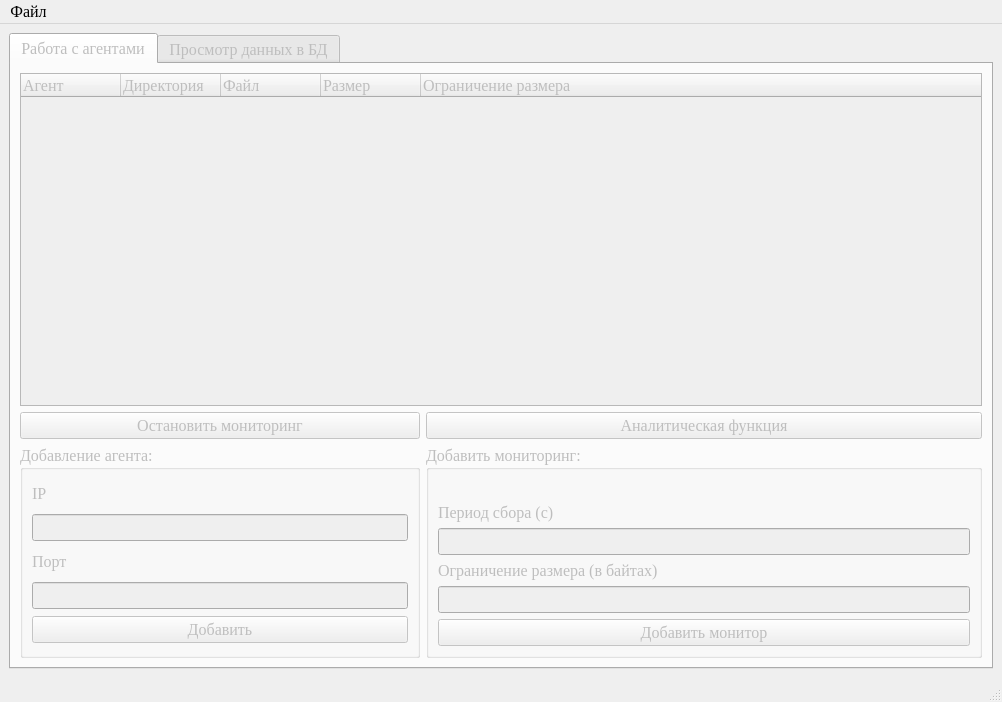
<?xml version="1.0" encoding="UTF-8"?>
<ui version="4.0">
 <class>MainWindow</class>
 <widget class="QMainWindow" name="MainWindow">
  <property name="geometry">
   <rect>
    <x>0</x>
    <y>0</y>
    <width>1002</width>
    <height>702</height>
   </rect>
  </property>
  <property name="font">
   <font>
    <family>Times New Roman</family>
    <pointsize>12</pointsize>
   </font>
  </property>
  <property name="windowTitle">
   <string>MainWindow</string>
  </property>
  <widget class="QWidget" name="centralwidget">
   <layout class="QGridLayout" name="gridLayout">
    <item row="0" column="0">
     <widget class="QTabWidget" name="tabWidget">
      <property name="enabled">
       <bool>false</bool>
      </property>
      <property name="currentIndex">
       <number>0</number>
      </property>
      <widget class="QWidget" name="tab">
       <attribute name="title">
        <string>Работа с агентами</string>
       </attribute>
       <layout class="QGridLayout" name="gridLayout_2">
        <item row="2" column="1">
         <widget class="QGroupBox" name="groupBox_2">
          <property name="maximumSize">
           <size>
            <width>16777215</width>
            <height>16777215</height>
           </size>
          </property>
          <property name="title">
           <string>Добавить мониторинг:</string>
          </property>
          <layout class="QVBoxLayout" name="verticalLayout_2">
           <item>
            <widget class="QLabel" name="label_5">
             <property name="text">
              <string/>
             </property>
            </widget>
           </item>
           <item>
            <widget class="QLabel" name="label_3">
             <property name="maximumSize">
              <size>
               <width>16777215</width>
               <height>27</height>
              </size>
             </property>
             <property name="text">
              <string>Период сбора (c)</string>
             </property>
            </widget>
           </item>
           <item>
            <widget class="QLineEdit" name="lineEdit_3"/>
           </item>
           <item>
            <widget class="QLabel" name="label_4">
             <property name="text">
              <string>Ограничение размера (в байтах)</string>
             </property>
            </widget>
           </item>
           <item>
            <widget class="QLineEdit" name="lineEdit_4"/>
           </item>
           <item>
            <widget class="QPushButton" name="pushButton_2">
             <property name="text">
              <string>Добавить монитор</string>
             </property>
            </widget>
           </item>
          </layout>
         </widget>
        </item>
        <item row="0" column="0" colspan="2">
         <widget class="QTreeWidget" name="treeWidget">
          <property name="editTriggers">
           <set>QAbstractItemView::NoEditTriggers</set>
          </property>
          <column>
           <property name="text">
            <string>Агент</string>
           </property>
          </column>
          <column>
           <property name="text">
            <string>Директория</string>
           </property>
          </column>
          <column>
           <property name="text">
            <string>Файл</string>
           </property>
          </column>
          <column>
           <property name="text">
            <string>Размер</string>
           </property>
          </column>
          <column>
           <property name="text">
            <string>Ограничение размера</string>
           </property>
          </column>
         </widget>
        </item>
        <item row="2" column="0">
         <widget class="QGroupBox" name="groupBox">
          <property name="maximumSize">
           <size>
            <width>400</width>
            <height>16777215</height>
           </size>
          </property>
          <property name="title">
           <string>Добавление агента:</string>
          </property>
          <layout class="QVBoxLayout" name="verticalLayout">
           <item>
            <widget class="QLabel" name="label">
             <property name="maximumSize">
              <size>
               <width>16777215</width>
               <height>27</height>
              </size>
             </property>
             <property name="text">
              <string>IP</string>
             </property>
            </widget>
           </item>
           <item>
            <widget class="QLineEdit" name="lineEdit"/>
           </item>
           <item>
            <widget class="QLabel" name="label_2">
             <property name="maximumSize">
              <size>
               <width>16777215</width>
               <height>27</height>
              </size>
             </property>
             <property name="text">
              <string>Порт</string>
             </property>
            </widget>
           </item>
           <item>
            <widget class="QLineEdit" name="lineEdit_2"/>
           </item>
           <item>
            <widget class="QPushButton" name="pushButton">
             <property name="text">
              <string>Добавить</string>
             </property>
            </widget>
           </item>
          </layout>
         </widget>
        </item>
        <item row="1" column="0">
         <widget class="QPushButton" name="pushButton_5">
          <property name="text">
           <string>Остановить мониторинг</string>
          </property>
         </widget>
        </item>
        <item row="1" column="1">
         <widget class="QPushButton" name="pushButton_7">
          <property name="text">
           <string>Аналитическая функция</string>
          </property>
         </widget>
        </item>
       </layout>
      </widget>
      <widget class="QWidget" name="tab_2">
       <attribute name="title">
        <string>Просмотр данных в БД</string>
       </attribute>
       <layout class="QGridLayout" name="gridLayout_3">
        <item row="2" column="0">
         <widget class="QPushButton" name="pushButton_3">
          <property name="text">
           <string>Отобразить</string>
          </property>
         </widget>
        </item>
        <item row="1" column="0" colspan="2">
         <widget class="QGroupBox" name="groupBox_3">
          <property name="title">
           <string>Фильтрация:</string>
          </property>
          <layout class="QHBoxLayout" name="horizontalLayout">
           <item>
            <widget class="QGroupBox" name="groupBox_4">
             <property name="maximumSize">
              <size>
               <width>210</width>
               <height>16777215</height>
              </size>
             </property>
             <property name="title">
              <string>По агенту:</string>
             </property>
             <layout class="QHBoxLayout" name="horizontalLayout_2">
              <item>
               <widget class="QCheckBox" name="checkBox">
                <property name="text">
                 <string/>
                </property>
               </widget>
              </item>
              <item>
               <widget class="QLineEdit" name="lineEdit_5">
                <property name="maximumSize">
                 <size>
                  <width>200</width>
                  <height>16777215</height>
                 </size>
                </property>
               </widget>
              </item>
             </layout>
            </widget>
           </item>
           <item>
            <widget class="QGroupBox" name="groupBox_5">
             <property name="maximumSize">
              <size>
               <width>350</width>
               <height>16777215</height>
              </size>
             </property>
             <property name="title">
              <string>По названию файла</string>
             </property>
             <layout class="QHBoxLayout" name="horizontalLayout_3">
              <item>
               <widget class="QCheckBox" name="checkBox_2">
                <property name="text">
                 <string/>
                </property>
               </widget>
              </item>
              <item>
               <widget class="QLineEdit" name="lineEdit_6"/>
              </item>
             </layout>
            </widget>
           </item>
           <item>
            <widget class="QGroupBox" name="groupBox_6">
             <property name="maximumSize">
              <size>
               <width>250</width>
               <height>16777215</height>
              </size>
             </property>
             <property name="title">
              <string>По превышению размера</string>
             </property>
             <layout class="QHBoxLayout" name="horizontalLayout_4">
              <item>
               <widget class="QCheckBox" name="checkBox_3">
                <property name="text">
                 <string/>
                </property>
               </widget>
              </item>
              <item>
               <widget class="QLineEdit" name="lineEdit_7"/>
              </item>
             </layout>
            </widget>
           </item>
          </layout>
         </widget>
        </item>
        <item row="0" column="0" colspan="2">
         <widget class="QTableView" name="tableView"/>
        </item>
        <item row="2" column="1">
         <widget class="QPushButton" name="pushButton_4">
          <property name="text">
           <string>Сбросить</string>
          </property>
         </widget>
        </item>
        <item row="3" column="0" colspan="2">
         <widget class="QPushButton" name="pushButton_6">
          <property name="text">
           <string>Вывести в отчёт</string>
          </property>
         </widget>
        </item>
       </layout>
      </widget>
     </widget>
    </item>
   </layout>
  </widget>
  <widget class="QMenuBar" name="menubar">
   <property name="geometry">
    <rect>
     <x>0</x>
     <y>0</y>
     <width>1002</width>
     <height>26</height>
    </rect>
   </property>
   <widget class="QMenu" name="menu">
    <property name="title">
     <string>Файл</string>
    </property>
    <addaction name="action"/>
    <addaction name="action_2"/>
   </widget>
   <addaction name="menu"/>
  </widget>
  <widget class="QStatusBar" name="statusbar"/>
  <action name="action">
   <property name="text">
    <string>Открыть базу данных</string>
   </property>
   <property name="shortcut">
    <string>Ctrl+O</string>
   </property>
  </action>
  <action name="action_2">
   <property name="text">
    <string>Создать базу данных</string>
   </property>
   <property name="shortcut">
    <string>Ctrl+N</string>
   </property>
  </action>
 </widget>
 <resources/>
 <connections/>
</ui>
